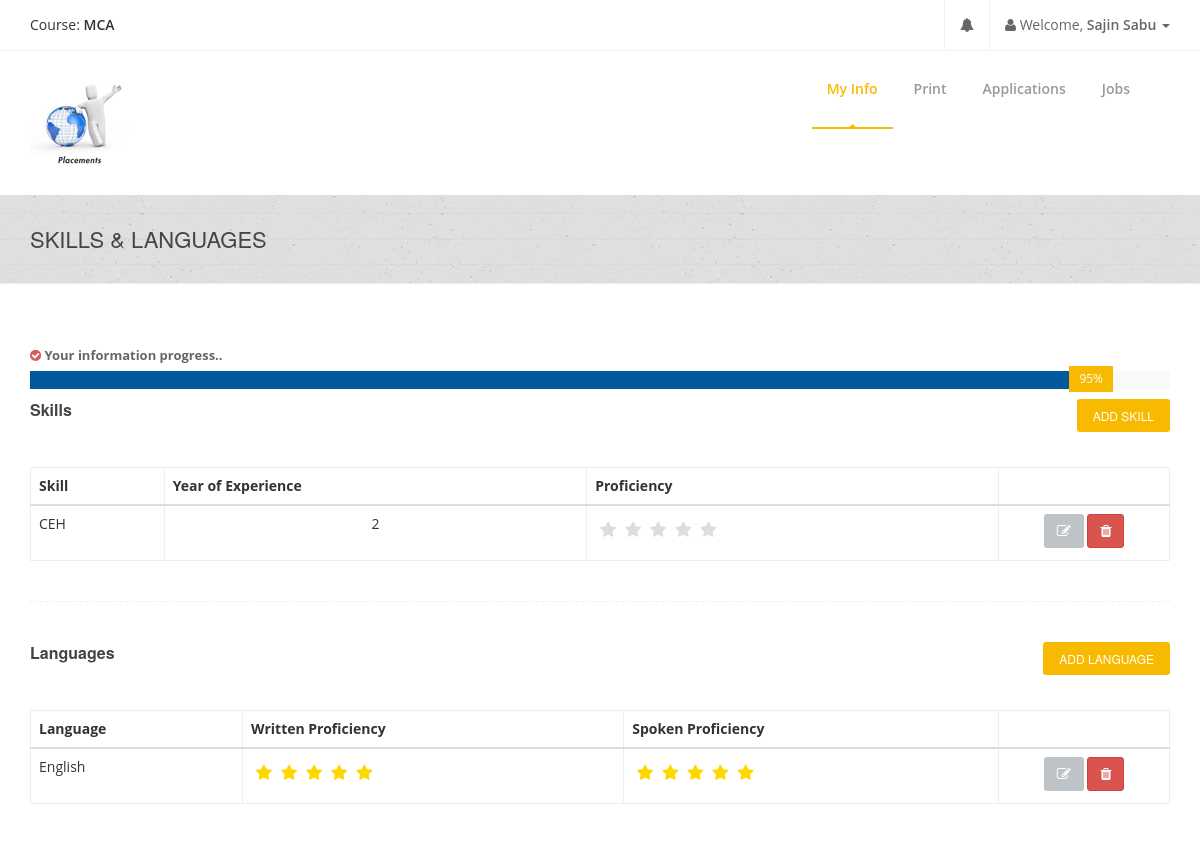
The app's page /student-view/myinfo/skills-and-languages.php (signed in) with its own data.
### tables this page shows
CREATE TABLE `coursetbl` (
  `CourseID` int(11) NOT NULL,
  `CourseTitle` varchar(255) NOT NULL,
  `CourseCode` varchar(255) NOT NULL,
  `CourseDescription` varchar(255) NOT NULL
);

CREATE TABLE `studentinfotbl` (
  `StudentID` varchar(255) NOT NULL,
  `Password` varchar(255) NOT NULL,
  `SaltedPassword` varchar(255) NOT NULL,
  `FirstName` varchar(255) NOT NULL,
  `MiddleName` varchar(255) NOT NULL,
  `LastName` varchar(255) NOT NULL,
  `Gender` varchar(255) NOT NULL,
  `Birthdate` varchar(255) NOT NULL,
  `Status` varchar(255) NOT NULL,
  `CivilStatus` varchar(255) NOT NULL,
  `Nationality` varchar(255) NOT NULL,
  `EmploymentStatus` varchar(255) NOT NULL,
  `FBLink` varchar(255) NOT NULL,
  `TwitterLink` varchar(255) NOT NULL,
  `ProfileImage` varchar(255) NOT NULL,
  `MajorCourse` varchar(255) NOT NULL,
  `Objectives` varchar(300) NOT NULL
);

CREATE TABLE `specializationtbl` (
  `SID` int(11) NOT NULL,
  `StudentID` varchar(255) NOT NULL,
  `Specialization` varchar(255) NOT NULL,
  `YearOfExperience` varchar(255) NOT NULL,
  `Proficiency` varchar(255) NOT NULL,
  `Skills` varchar(255) NOT NULL
);

CREATE TABLE `languagetbl` (
  `LangID` int(11) NOT NULL,
  `StudentID` varchar(255) NOT NULL,
  `Language` varchar(255) NOT NULL,
  `WrittenProf` varchar(255) NOT NULL,
  `SpokenProf` varchar(255) NOT NULL
);

### student-view/myinfo/skills-and-languages.php (the view, shortened to what the rows shown need)
<?php
include('../../connection.php');
$StudentID = $_SESSION['StudentID'];
if (isset($_SESSION['StudentID'])) {
    $StudentID = $_SESSION['StudentID'];
} else {
    header("location: ../../login-student.php");
}
$infoquery =
    GSecureSQL::query(
        "SELECT FirstName, LastName, MajorCourse FROM studentinfotbl WHERE StudentID = ?",
        TRUE,
        "s",
        $StudentID
    );
$FirstName = $infoquery[0][0];
$LastName = $infoquery[0][1];
$MajorCourse = $infoquery[0][2];
$StudentName = $FirstName . " " . $LastName;
$course_qry =
    GSecureSQL::query(
        "SELECT CourseTitle FROM coursetbl WHERE CourseCode = ?",
        TRUE,
        "s",
        $MajorCourse
    );
$MajorCourse = $course_qry[0][0];
?>
<!DOCTYPE html>
<html lang="en">
<head>
    <link href="../../css/bootstrap.min.css" rel="stylesheet"/>
    <link href="../../css/bootstrapValidator.min.css" rel="stylesheet"/>
    <link rel="stylesheet" href="../../css/font-awesome.min.css" type="text/css" media="screen">
    <link rel="stylesheet" type="text/css" href="../../fonts/ffonts/montserrat.css">
    <link rel="stylesheet" type="text/css" href="../../fonts/ffonts/open-sans.css">
    <link rel="stylesheet" type="text/css" href="../../css/slicknav.css" media="screen">
    <link rel="stylesheet" type="text/css" href="../../css/style.css" media="screen">
    <link rel="stylesheet" type="text/css" href="../../css/responsive.css" media="screen">
    <link rel="stylesheet" type="text/css" href="../../css/animate.css" media="screen">
    <link rel="stylesheet" type="text/css" href="../../css/colors/yellow.css" title="yellow" media="screen"/>
    <link rel="stylesheet" type="text/css" href="../../css/star-rate.css" media="screen"/>
    <link rel="stylesheet" href="../../css/notif.css"/>
</head>
<body>
<div id="container">
    <header class="clearfix">
        <div class="top-bar">
            <div class="container">
                <div class="row">
                    <div class="col-md-7">
                        <ul class="profile-name">
                            <li>Course: <b><?php echo $MajorCourse; ?></b></li>
                        </ul>
                    </div>
                    <div class="col-md-5">
                        <ul class="nav navbar-nav navbar-right">
                            <li class="dropdown">
                                <a href="#" class="dropdown-toggle" data-toggle="dropdown"><b class="fa fa-user"></b> Welcome, <b><?php echo $StudentName; ?> </b><b class="caret"></b></a>
                            </li>
                        </ul>
                    </div>
                </div>
            </div>
        </div>
    </header>
    <div class="page-banner no-subtitle">
        <div class="container">
            <div class="row">
                <div class="col-md-6">
                    <h2>Skills & Languages</h2>
                </div>
            </div>
        </div>
    </div>
    <div id="content">
        <div class="container">
            <div class="row sidebar-page">
                <div class="col-md-12 page-content">
                    <div class="classic-testimonials">
                        <table class="table segment table-hover">
                            <thead>
                            <tr>
                                <th>Skill</th>
                                <th>Year of Experience</th>
                                <th>Proficiency</th>
                                <th width="15%">&nbsp;</th>
                            </tr>
                            </thead>
                            <tbody>
                            <?php
                            $specialization_tbl =
                                GSecureSQL::query(
                                    "SELECT * FROM specializationtbl WHERE StudentID = ?",
                                    TRUE,
                                    "s",
                                    $StudentID
                                );
                            foreach ($specialization_tbl as $value) {
                                $SID = $value[0];
                                $YearOfExperience = $value[3];
                                $Skills = $value[5];
                                ?>
                                <tr>
                                    <td><?php echo $Skills; ?></td>
                                    <td class="text-center"><?php echo $YearOfExperience; ?></td>
                                    <td class="text-center">
                                        <fieldset class="rating">
                                            <label class="full" for="star5<?php echo $SID; ?>" title="Excellent - 5 stars"></label>
                                            <label class="full" for="star4<?php echo $SID; ?>" title="Good - 4 stars"></label>
                                            <label class="full" for="star3<?php echo $SID; ?>" title="Average - 3 stars"></label>
                                            <label class="full" for="star2<?php echo $SID; ?>" title="Poor - 2 stars"></label>
                                            <label class="full" for="star1<?php echo $SID; ?>" title="Awful - 1 star"></label>
                                        </fieldset>
                                    </td>
                                    <td class="text-center">
                                        <button class="btn btn-default" data-toggle="modal" data-target="#FormEditSkill<?php echo $SID; ?>">
                                            <i class="fa fa-pencil-square-o fa-1x"></i>
                                        </button>
                                        <button class="btn btn-danger" data-toggle="modal" data-target="#DeleteSpecialization<?php echo $SID; ?>">
                                            <i class="fa fa-trash fa-1x"></i>
                                        </button>
                                    </td>
                                </tr>
                                <?php
                            }
                            ?>
                            </tbody>
                        </table>
                        <table class="table segment table-hover">
                            <thead>
                            <tr>
                                <th>Language</th>
                                <th>Written Proficiency</th>
                                <th>Spoken Proficiency</th>
                                <th width="15%">&nbsp;</th>
                            </tr>
                            </thead>
                            <tbody>
                            <?php
                            $language_tbl =
                                GSecureSQL::query(
                                    "SELECT * FROM languagetbl WHERE StudentID = ?",
                                    TRUE,
                                    "s",
                                    $StudentID
                                );
                            foreach ($language_tbl as $value2) {
                                $LangID = $value2[0];
                                $Language = $value2[2];
                                $SpokenProfName = $LangID . "s";
                                ?>
                                <tr>
                                    <td><?php echo $Language; ?></td>
                                    <td class="text-center">
                                        <fieldset class="rating">
                                            <label class="full" for="star5<?php echo $LangID; ?>" title="Excellent - 5 stars"></label>
                                            <label class="full" for="star4<?php echo $LangID; ?>" title="Good - 4 stars"></label>
                                            <label class="full" for="star3<?php echo $LangID; ?>" title="Meh - 3 stars"></label>
                                            <label class="full" for="star2<?php echo $LangID; ?>" title="Poor - 2 stars"></label>
                                            <label class="full" for="star1<?php echo $LangID; ?>" title="Awful - 1 star"></label>
                                        </fieldset>
                                    </td>
                                    <td class="text-center">
                                        <fieldset class="rating">
                                            <label class="full" for="star5<?php echo $SpokenProfName; ?>"
                                                                                                                                                                                                                        title="Excellent - 5 stars"></label>
                                            <label class="full" for="star4<?php echo $SpokenProfName; ?>"
                                                                                                                                                                                                                        title="Good - 4 stars"></label>
                                            <label class="full" for="star3<?php echo $SpokenProfName; ?>"
                                                                                                                                                                                                                        title="Average - 3 stars"></label>
                                            <label class="full" for="star2<?php echo $SpokenProfName; ?>"
                                                                                                                                                                                                                        title="Poor - 2 stars"></label>
                                            <label class="full" for="star1<?php echo $SpokenProfName; ?>"
                                                                                                                                                                                                                        title="Awful - 1 star"></label>
                                        </fieldset>
                                    </td>
                                    <td class="text-center">
                                        <button class="btn btn-default" data-toggle="modal" data-target="#EditLanguage<?php echo $LangID; ?>">
                                            <i class="fa fa-pencil-square-o fa-1x"></i>
                                        </button>
                                        <button class="btn btn-danger" data-toggle="modal" data-target="#DeleteLanguage<?php echo $LangID; ?>">
                                            <i class="fa fa-trash fa-1x"></i>
                                        </button>
                                    </td>
                                </tr>
                                <?php
                            }
                            ?>
                            </tbody>
                        </table>
                    </div>
                </div>
            </div>
        </div>
    </div>
</div>
</body>
</html>

### records on screen
coursetbl: CourseTitle "MCA"
studentinfotbl: StudentName "Sajin Sabu"
specializationtbl: Skills "CEH", YearOfExperience "2"
languagetbl: Language "English"

### other values on screen
$Progress "95"
